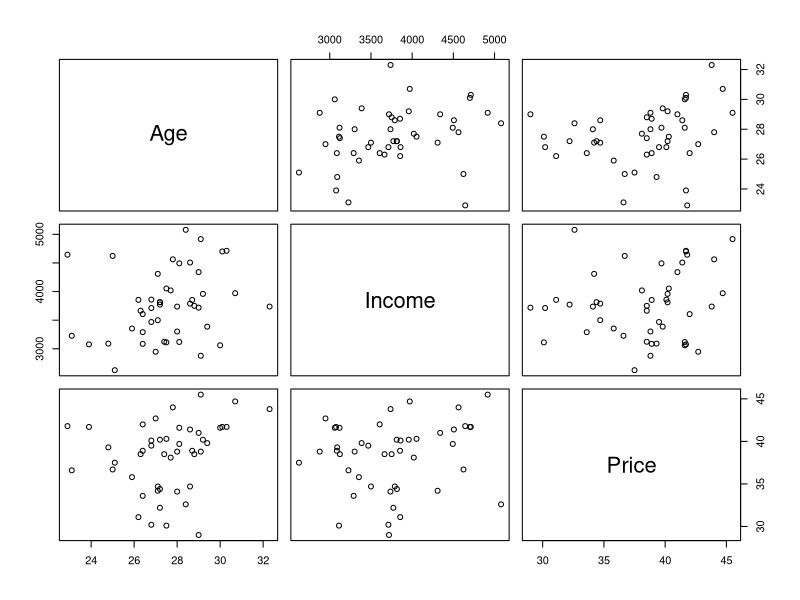
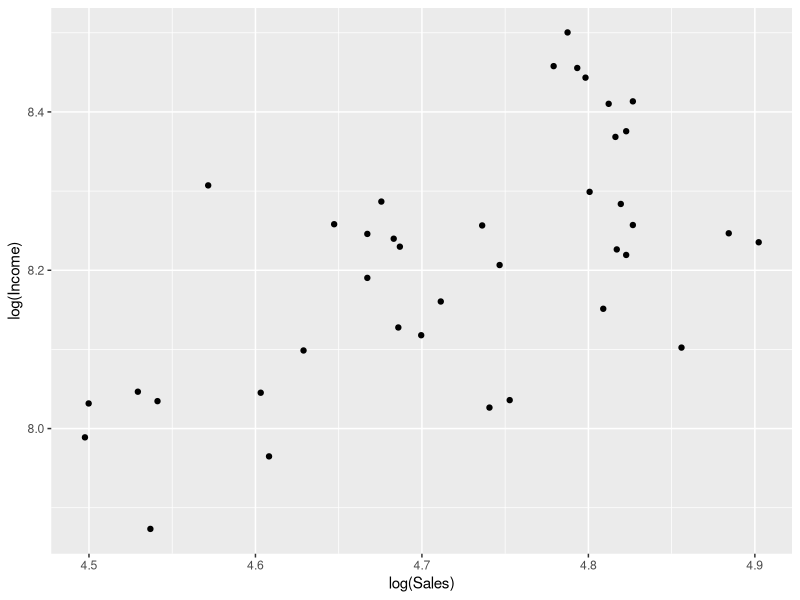
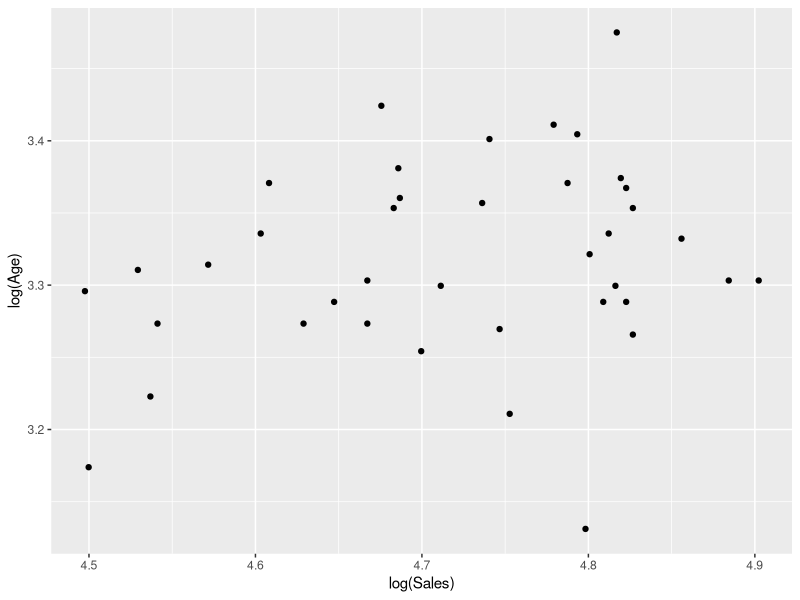
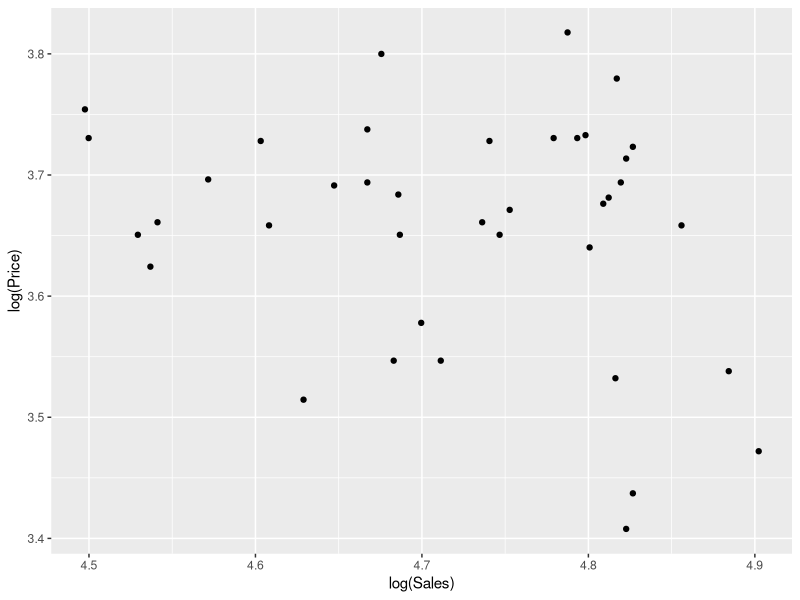
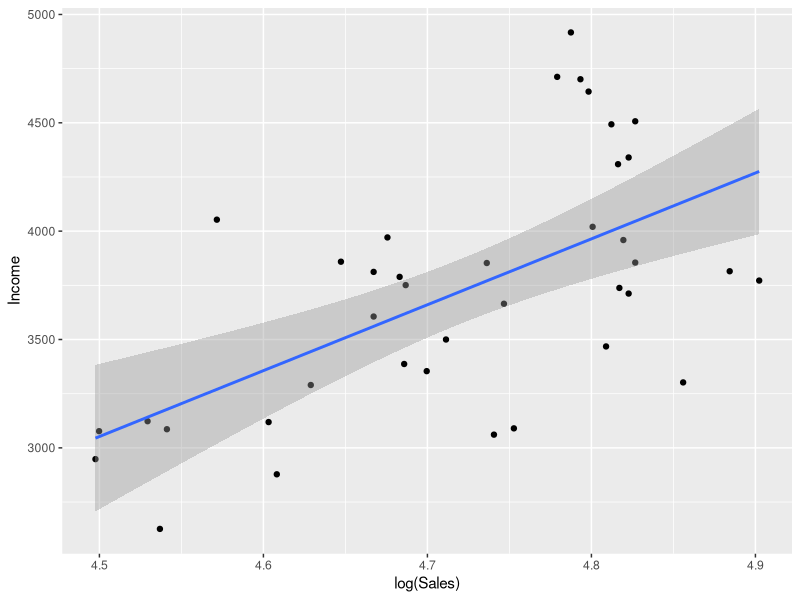
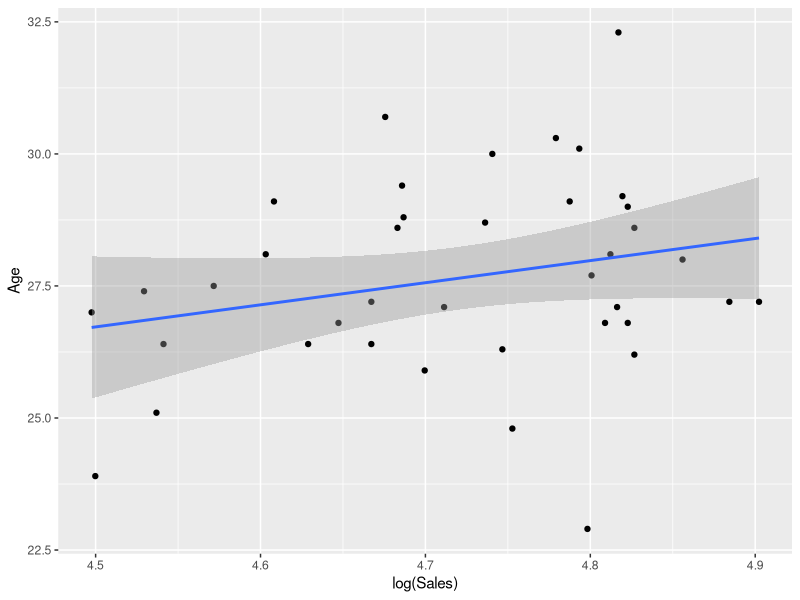
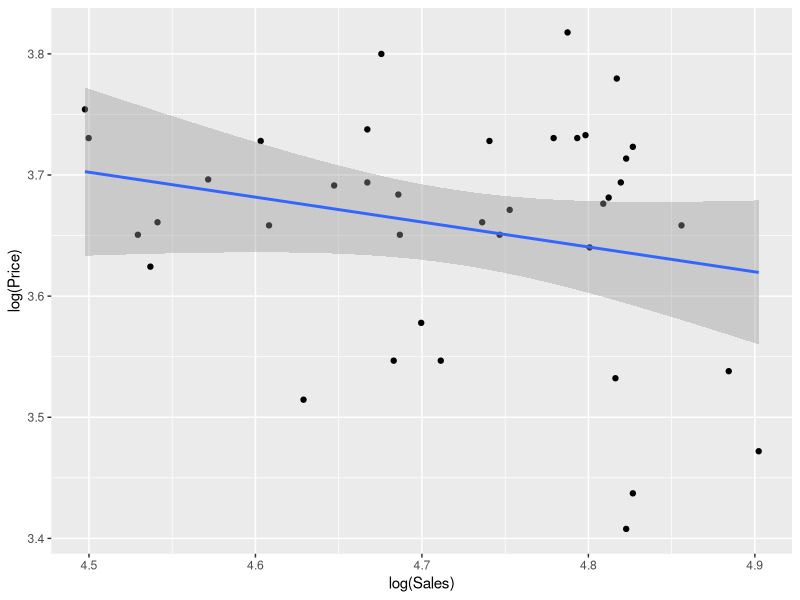

Here is the R script that generated these plots, in order:
## ---- chunk 1

library(ggplot2)

library(dplyr)

setwd("C:/Users/xec33059/Downloads/IS 621 To Merge")

cigarettes <- read.csv("cigarette-training-data.csv")

pairs(select(cigarettes, -c(State, Sales)))

cor(select(cigarettes, -c(State, Sales)))


summary(lm(Sales ~ Price + Income + Age, data = cigarettes))

summary(lm(Sales ~ Price + Income, data = cigarettes))

test <- cigarettes

test <- filter(cigarettes, Sales < 150 & Sales > 85)

ggplot(test, aes(x=log(Sales), y=log(Income))) + geom_point()
ggplot(test, aes(x=log(Sales), y=log(Age))) + geom_point()
ggplot(test, aes(x=log(Sales), y=log(Price))) + geom_point()

ggplot(test, aes(x=log(Sales), y=Income)) + geom_point() + 
  geom_smooth(method = "lm")
ggplot(test, aes(x=log(Sales), y=Age)) + geom_point() + 
  geom_smooth(method = "lm")
ggplot(test, aes(x=log(Sales), y=log(Price))) + geom_point() + 
  geom_smooth(method = "lm")

northeast <- c("ME", "NH", "VT", "MA", "RI", "CT", "NY", "PA", "NJ")
midwest <- c("ND", "SD", "NE", "KS", "MN", "IA", "MO", "IL", "WI", "MI", 
             "IN", "OH")
south <- c("DE", "MD", "DC", "WV", "VA", "KY", "NC", "TN", "SC", "GA",
           "AL","MS","AR","LA","OK","TX")
west <- c("WA", "OR", "ID", "MT", "WY", "CA", "NV", "UT", "CO", "AZ", "NM")

regionlookup <- rbind(data.frame(Region = "Northeast", State = northeast),
                      data.frame(Region = "Midwest", State = midwest),
                      data.frame(Region = "South", State = south),
                      data.frame(Region = "West", State = west))

cigarettesregion <- merge(cigarettes,regionlookup, by="State")

summary(lm(Sales ~ Price + Income + Age + Region, data = cigarettesregion))

summary(lm(log(Sales) ~ log(Price) + Income + Age, data = cigarettes))
summary(lm(log(Sales) ~ log(Price) + Income, data = cigarettes))
summary(lm(log(Sales) ~ log(Price) + Age, data = cigarettes))
summary(lm(log(Sales) ~ Income + Age, data = cigarettes))
